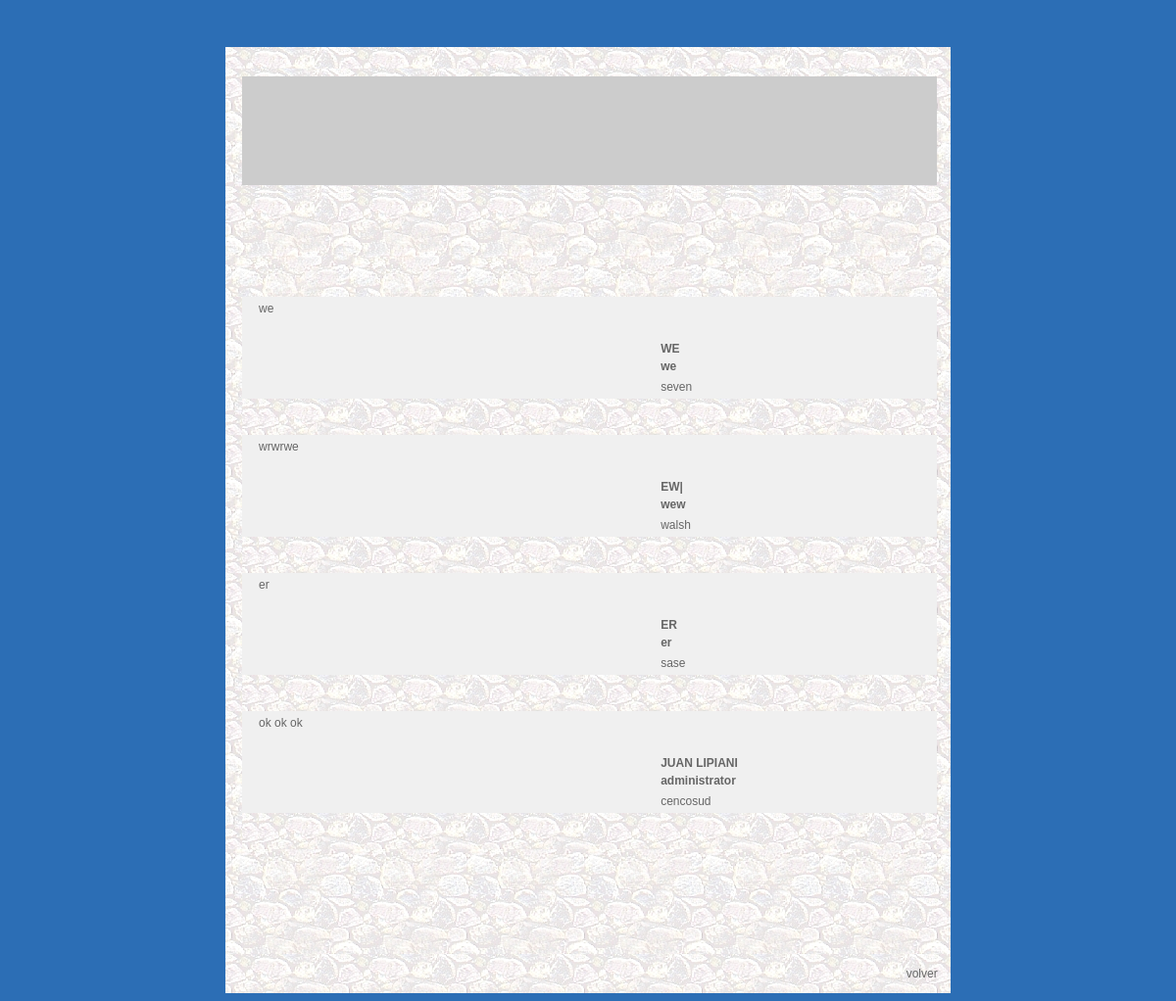
Screenshot of /opiniones.php with the database file from the repository.
### tables this page shows
CREATE TABLE `customers_opinion` (
  `ID_CO` int(11) NOT NULL,
  `COD_CLI` varchar(15) NOT NULL,
  `DESCRIPTION` varchar(2500) DEFAULT NULL,
  `DESCRIPTION_EN` varchar(2500) DEFAULT NULL,
  `REPRESENTATIVE` varchar(200) DEFAULT NULL,
  `cargo` varchar(30) DEFAULT NULL,
  `cargo_e` varchar(30) DEFAULT NULL,
  `empresa` varchar(30) DEFAULT NULL,
  `PRIORITY` int(11) DEFAULT '2',
  `PRIORITY_EN` int(11) DEFAULT '2'
);

### idi_esp.php (called while the page is built, shortened)
<?php
$volver="volver";
?>

### opiniones.php (the view, shortened to what this page needs)
<?php
include('./include/idioma.php');
?>
<?php
include('concosise.php');
$queEmp = "SELECT * FROM customers_opinion";
$resEmp = mysql_query($queEmp, $conexion) or die(mysql_error());
$totEmp = mysql_num_rows($resEmp);
?>
<!DOCTYPE html PUBLIC "-//W3C//DTD XHTML 1.0 Transitional//EN" "http://www.w3.org/TR/xhtml1/DTD/xhtml1-transitional.dtd">
<html xmlns="http://www.w3.org/1999/xhtml">
<head>
</head>
<body bgcolor="#2c6eb5">
<link href="css/estilo-noticias.css" rel="stylesheet" type="text/css" />
<table width="760px" height="760px" align="center" bgcolor="#ffffff" cellpadding="0" cellspacing="0" >
  <tr>
    <td>
	<table width="760" height="760" cellpadding="0" cellspacing="0">
	<tr>
	<td width="10" height="40" bgcolor="#2c6eb5"></td>
	<td width="740" height="40"class="encabezado-noticias" bgcolor="#2c6eb5" >&nbsp;</td>
	<td width="10" height="40" bgcolor="#2c6eb5"></td>
	</tr>
  	<tr>
    	<td width="10" bgcolor="#2c6eb5">&nbsp;</td>
    	<td width="740" height="680">
		<table width="740" height="926" cellpadding="0" cellspacing="0">
		  <tr>
			<td width="740" height="19" background="img/fondo_pag.jpg">&nbsp;</td>
		  </tr>
		  <tr background="img/fondo_pag.jpg">
		    <td height="80" background="img/fondo_pag.jpg"><?php
			 $query_lista="select * from customers_opinion where COD_CLI ='".$_GET['id']."'";
			 $resul_lista=mysql_query($query_lista);
			 $registro_select=mysql_fetch_assoc($resul_lista);
			 if($_GET['idioma']==0)
			 {
			 echo
			 "
				<table width='740' cellpadding='0' cellspacing='0'>
				  <tr>
					<td width='17'>&nbsp;</td>
					<td bgcolor='#cccccc' class='contenido-noticias'></td>
					<td colspan='2' bgcolor='#cccccc' class='contenido-noticias'><a>".$registro_select['DESCRIPTION_EN']."</a></td>
					<td width='12' bgcolor='#cccccc' class='titulo-noticias'>&nbsp;</td>
					<td width='14'>&nbsp;</td>
				  </tr>
				  <tr>
					<td>&nbsp;</td>
					<td width='17' bgcolor='#cccccc' class='titulo-noticias'><a></a></td>
					<td colspan='2' bgcolor='#cccccc' class='contenido-noticias'><a></a></td>
					<td bgcolor='#cccccc' class='contenido-noticias'>&nbsp;</td>
					<td>&nbsp;</td>
				  </tr>
				  <tr>
				    <td>&nbsp;</td>
				    <td bgcolor='#cccccc' class='titulo-noticias'>&nbsp;</td>
				    <td bgcolor='#cccccc' class='titulo-noticias'></td>
				    <td bgcolor='#cccccc' class='nombre-noticias'><a>".$registro_select['REPRESENTATIVE']."</a></td>
				    <td bgcolor='#cccccc' class='contenido-noticias'>&nbsp;</td>
				    <td>&nbsp;</td>
				    </tr>
				  <tr>
				    <td>&nbsp;</td>
				    <td bgcolor='#cccccc' class='titulo-noticias'>&nbsp;</td>
				    <td bgcolor='#cccccc' class='titulo-noticias'></td>
				    <td bgcolor='#cccccc' class='cargo-noticias'><a>".$registro_select['cargo_e']."</a></td>
				    <td bgcolor='#cccccc' class='contenido-noticias'>&nbsp;</td>
				    <td>&nbsp;</td>
				    </tr>
				  <tr>
					<td>&nbsp;</td>
					<td bgcolor='#cccccc' class='titulo-noticias'><a>&nbsp;&nbsp;&nbsp;</a></td>
					<td width='409' bgcolor='#cccccc' class='titulo-noticias'></td>
					<td width='269' bgcolor='#cccccc' class='cargo-noticias'><a>".$registro_select['empresa']."</a></td>
					<td bgcolor='#cccccc' class='contenido-noticias'>&nbsp;</td>
					<td>&nbsp;</td>
				  </tr>
				</table>
			 ";
			 };
			 ?></td>
		    </tr>
		    <tr>
			<td width="740" height="680" background="img/fondo_pag.jpg">
					 <?php
					if($_GET['idioma']==0)
					{
					if ($totEmp> 0) {
						while ($rowEmp = mysql_fetch_assoc($resEmp)) {
						echo
							"
				<table width='740' cellpadding='0' cellspacing='0' background='img/fondo_pag.jpg'>
				  <tr>
					<td width='17'>&nbsp;</td>
					<td bgcolor='#f0f0f0' class='contenido-noticias'></td>
					<td colspan='2' bgcolor='#f0f0f0' class='contenido-noticias'><a>".$rowEmp['DESCRIPTION_EN']."</a></td>
					<td width='12' bgcolor='#f0f0f0' class='titulo-noticias'>&nbsp;</td>
					<td width='14'>&nbsp;</td>
				  </tr>
				  <tr>
					<td>&nbsp;</td>
					<td width='17' bgcolor='#f0f0f0' class='titulo-noticias'><a></a></td>
					<td colspan='2' bgcolor='#f0f0f0' class='contenido-noticias'><a></a></td>
					<td bgcolor='#f0f0f0' class='contenido-noticias'>&nbsp;</td>
					<td>&nbsp;</td>
				  </tr>
				  <tr>
				    <td>&nbsp;</td>
				    <td bgcolor='#f0f0f0' class='titulo-noticias'>&nbsp;</td>
				    <td bgcolor='#f0f0f0' class='titulo-noticias'></td>
				    <td bgcolor='#f0f0f0' class='nombre-noticias'><a>".$rowEmp['REPRESENTATIVE']."</a></td>
				    <td bgcolor='#f0f0f0' class='contenido-noticias'>&nbsp;</td>
				    <td>&nbsp;</td>
				    </tr>
				  <tr>
				    <td>&nbsp;</td>
				    <td bgcolor='#f0f0f0' class='titulo-noticias'>&nbsp;</td>
				    <td bgcolor='#f0f0f0' class='titulo-noticias'></td>
				    <td bgcolor='#f0f0f0' class='cargo-noticias'><a>".$rowEmp['cargo_e']."</a></td>
				    <td bgcolor='#f0f0f0' class='contenido-noticias'>&nbsp;</td>
				    <td>&nbsp;</td>
				    </tr>
				  <tr>
				    <td>&nbsp;</td>
				    <td bgcolor='#f0f0f0' class='titulo-noticias'>&nbsp;</td>
				    <td bgcolor='#f0f0f0' class='titulo-noticias'></td>
				    <td bgcolor='#f0f0f0' class='contenido-noticias'><a>".$rowEmp['empresa']."</a></td>
				    <td bgcolor='#f0f0f0' class='contenido-noticias'>&nbsp;</td>
				    <td>&nbsp;</td>
				    </tr>
				  <tr>
					<td>&nbsp;</td>
					<td background='img/fondo_pag.jpg' class='titulo-noticias'><a>&nbsp;&nbsp;&nbsp;</a></td>
					<td width='409' background='img/fondo_pag.jpg' class='titulo-noticias'></td>
					<td width='269' background='img/fondo_pag.jpg' class='cargo-noticias'></td>
					<td background='img/fondo_pag.jpg' class='contenido-noticias'>&nbsp;</td>
					<td>&nbsp;</td>
				  </tr>
				</table>
							";
						}
					}
					};
					?>
				</td>
		  </tr>
		</table>
    	</td>
    	<td width="10" bgcolor="#2c6eb5">&nbsp;</td>
  	</tr>
  	<tr>
    	<td width="10" height="40" bgcolor="#2c6eb5">&nbsp;</td>
    	<td width="740" height="40" class="volver" background="img/fondo_pag.jpg"><a href="portada.php"><?php echo $volver; ?>&nbsp;&nbsp;&nbsp;&nbsp;</a>
		</td>
    	<td width="10" height="40" bgcolor="#2c6eb5">&nbsp;</td>
  	</tr>
	</table>
	</td>
  </tr>
</table>
</body>
</html>

### css/estilo-noticias.css (style rules this page uses)
.encabezado-noticias { list-style:none; font-family: "Trebuchet MS", Arial; }
.titulo-noticias { list-style:none; font-family: "Trebuchet MS", Arial; }
.titulo-noticias a { display:block; text-transform:uppercase; padding:10px 0; text-decoration:none; text-align:left; font-size:15px; color:#666666; font-weight: bold; }
.contenido-noticias { list-style:none; font-family: "Trebuchet MS", Arial; }
.contenido-noticias a { display:block; padding:5px 0; text-decoration:none; text-align:justify; font-size:12px; color:#666666; }
.volver { list-style:none; font-family: "Trebuchet MS", Arial; }
.volver a { display:block; text-transform:inherit; padding:5px 0; text-decoration:none; text-align:right; font-size:12px; color:#666666; }
.cargo-noticias { list-style:none; font-family: "Trebuchet MS", Arial; }
.cargo-noticias a { display:block; padding:2px 0; text-decoration:none; text-align:justify; font-size:12px; color:#666666; font-weight:bolder; }
.nombre-noticias { list-style:none; font-family: "Trebuchet MS", Arial; }
.nombre-noticias a { display:block; text-transform:uppercase; padding:2px 0; text-decoration:none; text-align:left; font-size:12px; color:#666666; font-weight: bold; }

### rows the page displays
customers_opinion: DESCRIPTION_EN "we", REPRESENTATIVE "WE", cargo_e "we", empresa "seven"
customers_opinion: DESCRIPTION_EN "wrwrwe", REPRESENTATIVE "EW|", cargo_e "wew", empresa "walsh"
customers_opinion: DESCRIPTION_EN "er", REPRESENTATIVE "ER", cargo_e "er", empresa "sase"
customers_opinion: DESCRIPTION_EN "ok ok ok", REPRESENTATIVE "JUAN LIPIANI", cargo_e "administrator", empresa "cencosud"

### other values shown
$volver "volver"
